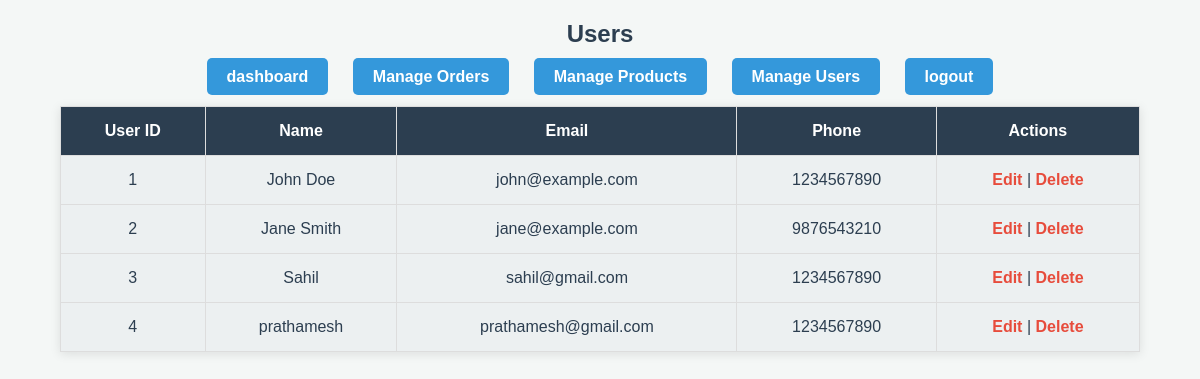
The page /users.php on the database its author committed.
### tables this page shows
CREATE TABLE `users` (
  `id` int(11) NOT NULL,
  `name` varchar(100) NOT NULL,
  `email` varchar(100) NOT NULL,
  `phone` varchar(15) NOT NULL,
  `address` varchar(255) DEFAULT NULL,
  `password` varchar(255) NOT NULL,
  `created_at` timestamp NOT NULL DEFAULT current_timestamp()
);

### users.php (the view, shortened to what this page needs)
<?php include('db_connect.php'); ?>
<!DOCTYPE html>
<html lang="en">
<head>
</head>
<body>
    <h2>Users</h2>
    <ul>
    <li><a href="dashboard.php">dashboard</a></li>
        <li><a href="orders.php">Manage Orders</a></li>
        <li><a href="products.php">Manage Products</a></li>
        <li><a href="users.php">Manage Users</a></li>
        <li><a href="logout.php">logout</a></li>
    </ul>
    <table>
        <tr>
            <th>User ID</th>
            <th>Name</th>
            <th>Email</th>
            <th>Phone</th>
            <th>Actions</th>
        </tr>
        <?php
        $result = $conn->query("SELECT * FROM users");
        while($row = $result->fetch_assoc()) {
            echo "<tr>
                <td>" . $row['id'] . "</td>
                <td>" . $row['name'] . "</td>
                <td>" . $row['email'] . "</td>
                <td>" . $row['phone'] . "</td>
                <td>
                    <a href='edit_user.php?id=" . $row['id'] . "'>Edit</a> |
                    <a href='delete_user.php?id=" . $row['id'] . "'>Delete</a>
                </td>
            </tr>";
        }
        ?>
    </table>
</body>
</html>

### users.php (style rules this page uses)
body { font-family: 'Arial', sans-serif; background-color: #f4f7f6; margin: 0; padding: 0; color: #333; }
h2 { text-align: center; color: #2c3e50; margin-top: 20px; font-weight: bold; }
ul { list-style-type: none; padding: 0; text-align: center; margin: 15px 0; }
ul li { display: inline-block; margin: 0 10px; }
ul li a { padding: 10px 20px; background-color: #3498db; color: white; border-radius: 5px; transition: background-color 0.3s ease; }
table { width: 90%; margin: 20px auto; border-collapse: collapse; box-shadow: 0 2px 10px rgba(0, 0, 0, 0.1); background-color: #fff; }
th, td { padding: 15px; text-align: left; border: 1px solid #ddd; }
th { background-color: #2c3e50; color: white; font-weight: bold; text-align: center; }
td { background-color: #ecf0f1; color: #2c3e50; text-align: center; }
tr:nth-child(even) { background-color: #f9f9f9; }
a { text-decoration: none; color: #e74c3c; font-weight: bold; transition: color 0.3s ease; }

### rows shown on the page
users: id "1", name "John Doe", email "john@example.com", phone "1234567890"
users: id "2", name "Jane Smith", email "jane@example.com", phone "9876543210"
users: id "3", name "Sahil", email "sahil@gmail.com", phone "1234567890"
users: id "4", name "prathamesh", email "prathamesh@gmail.com", phone "1234567890"
